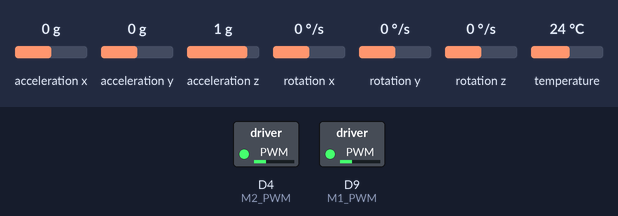
Recording of a sketch running on a simulated Arduino Zero (SAMD21). On the bench: switched loads named in the sketch (green lamp = pin HIGH). Inputs (shaded band) come from the test bench; at power-on: acceleration x 0 g, acceleration y 0 g, acceleration z 1 g, rotation x 0 °/s, rotation y 0 °/s, rotation z 0 °/s, temperature 24 °C. No radio packets arrive unless stated; what the sketch prints to the serial monitor is not drawn.

Above: at 0.1 s.
Timing chart, 0 to 1.6 s (numbered marks = the images above):
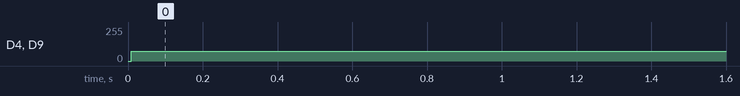

The sketch:

dead_reckoning_rovable.ino
```cpp
#include <Adafruit_MPU6050.h>
#include <Adafruit_Sensor.h>
#include <RF24Network.h>
#include <RF24.h>

#define  M1_DIR   A2
#define  M1_PWM   9
#define  M2_PWM   4
#define  M2_DIR   A1
#define ENC1_INT  3
#define ENC2_INT  7
#define ENC1_LED  8
#define ENC2_LED  6

struct message_IMU {
  double ax;
  double ay;
  double az;
  double gx;
  double gy;
  double gz;
  int rcControl;

};

// All the motions
void runMotor(int rightSpeed, int leftSpeed) {
  analogWrite(M1_PWM, rightSpeed);
  analogWrite(M2_PWM, leftSpeed);
}
int moveForward(int rightSpeed, int leftSpeed) {
  digitalWrite(M1_DIR, 0);
  digitalWrite(M2_DIR, 1);

  runMotor(rightSpeed, leftSpeed);
  return 1;
}
int moveBackward() {
  digitalWrite(M1_DIR, 1);
  digitalWrite(M2_DIR, 0);

  runMotor(75, 75);
  return 2;
}
int turnRight(int rightSpeed, int leftSpeed){
  digitalWrite(M1_DIR, 1);
  digitalWrite(M2_DIR, 1);

  runMotor(rightSpeed, leftSpeed);
  return 3;
}
int turnLeft(){
  digitalWrite(M1_DIR, 0);
  digitalWrite(M2_DIR, 0);

  runMotor(75, 75);
  return 4;
}


const uint16_t this_rov = 01;
const uint16_t rec_rov = 00;
int rcControl = 0; // By default the robot is stationary

Adafruit_MPU6050 mpu;

// Manually setting clocking frequency for rovable is 2 MHz
RF24 radio(2, 10, 2000000);   // nRF24L01 (CE,CSN)
RF24Network network(radio);
sensors_event_t a, g, temp;

void setup() {
  // put your setup code here, to run once:
  SerialUSB.begin(115200);

  SerialUSB.println("Beginning Rovables Functional Check. . .");


  SerialUSB.println("Checking MPU6050. . .");
  if (!mpu.begin()) {
    SerialUSB.println("Failed to intialize MPU6050 chip");
    while(1) {
      delay(10);
    }
  }
  SerialUSB.println("MPU6050 Responsive!");
  SerialUSB.println("------------------------------------------");
  mpu.setAccelerometerRange(MPU6050_RANGE_2_G);
  mpu.setGyroRange(MPU6050_RANGE_250_DEG);
  mpu.setFilterBandwidth(MPU6050_BAND_10_HZ);

  SerialUSB.println("Checking NRF24. . .");
  if (!radio.begin()) {
    SerialUSB.println("Failed to initialize NRF24 chip");
    while(1) {
      delay(10);
    }  // hold in infinite loop
  }

  radio.setPALevel(RF24_PA_HIGH);
  radio.setChannel(100);
  network.begin(this_rov);

  SerialUSB.println("NRF24 Responsive!");
  SerialUSB.println("------------------------------------------");

//  SerialUSB.println("Turning Rovable Counter-clockwise!");
//  digitalWrite(M1_DIR, 0);
//  digitalWrite(M2_DIR, 0);
//  analogWrite(M1_PWM, 75);
//  analogWrite(M2_PWM, 75);


}
void loop() {
  network.update();
  mpu.getEvent(&a, &g, &temp);
  RF24NetworkHeader header(rec_rov); // Header denots intended recipient
  //rcControl = moveForward(71, 75);
  rcControl = turnRight(75, 75);

  message_IMU message = {a.acceleration.x, a.acceleration.y, a.acceleration.z, g.gyro.x, g.gyro.y, g.gyro.z, rcControl};
  if (network.write(header, &message, sizeof(message_IMU))) {
    SerialUSB.println("Message Sent");
    delay(10);
  } else {
    SerialUSB.println("Message Failed to Send!");
  }
}
```

Measured:
- by itself, D4 (M2_PWM), D9 (M1_PWM): 0/255 → 75/255 at 0.01 s
